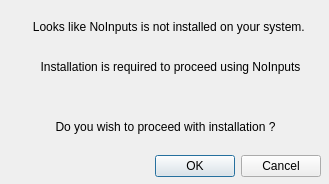
<?xml version="1.0" encoding="UTF-8"?>
<ui version="4.0">
 <class>Dialog</class>
 <widget class="QDialog" name="Dialog">
  <property name="geometry">
   <rect>
    <x>0</x>
    <y>0</y>
    <width>329</width>
    <height>184</height>
   </rect>
  </property>
  <property name="windowTitle">
   <string>Dialog</string>
  </property>
  <widget class="QDialogButtonBox" name="btnYesNo">
   <property name="geometry">
    <rect>
     <x>140</x>
     <y>150</y>
     <width>181</width>
     <height>32</height>
    </rect>
   </property>
   <property name="orientation">
    <enum>Qt::Orientation::Horizontal</enum>
   </property>
   <property name="standardButtons">
    <set>QDialogButtonBox::StandardButton::Cancel|QDialogButtonBox::StandardButton::Ok</set>
   </property>
  </widget>
  <widget class="QLabel" name="label">
   <property name="geometry">
    <rect>
     <x>-20</x>
     <y>20</y>
     <width>381</width>
     <height>21</height>
    </rect>
   </property>
   <property name="text">
    <string>Looks like NoInputs is not installed on your system. </string>
   </property>
   <property name="alignment">
    <set>Qt::AlignmentFlag::AlignHCenter|Qt::AlignmentFlag::AlignTop</set>
   </property>
  </widget>
  <widget class="QLabel" name="label_2">
   <property name="geometry">
    <rect>
     <x>-20</x>
     <y>60</y>
     <width>381</width>
     <height>21</height>
    </rect>
   </property>
   <property name="text">
    <string>Installation is required to proceed using NoInputs</string>
   </property>
   <property name="alignment">
    <set>Qt::AlignmentFlag::AlignHCenter|Qt::AlignmentFlag::AlignTop</set>
   </property>
  </widget>
  <widget class="QLabel" name="label_3">
   <property name="geometry">
    <rect>
     <x>30</x>
     <y>120</y>
     <width>271</width>
     <height>21</height>
    </rect>
   </property>
   <property name="text">
    <string>Do you wish to proceed with installation ?</string>
   </property>
   <property name="alignment">
    <set>Qt::AlignmentFlag::AlignHCenter|Qt::AlignmentFlag::AlignTop</set>
   </property>
  </widget>
 </widget>
 <resources/>
 <connections>
  <connection>
   <sender>btnYesNo</sender>
   <signal>accepted()</signal>
   <receiver>Dialog</receiver>
   <slot>accept()</slot>
   <hints>
    <hint type="sourcelabel">
     <x>248</x>
     <y>254</y>
    </hint>
    <hint type="destinationlabel">
     <x>157</x>
     <y>274</y>
    </hint>
   </hints>
  </connection>
  <connection>
   <sender>btnYesNo</sender>
   <signal>rejected()</signal>
   <receiver>Dialog</receiver>
   <slot>reject()</slot>
   <hints>
    <hint type="sourcelabel">
     <x>316</x>
     <y>260</y>
    </hint>
    <hint type="destinationlabel">
     <x>286</x>
     <y>274</y>
    </hint>
   </hints>
  </connection>
 </connections>
</ui>
